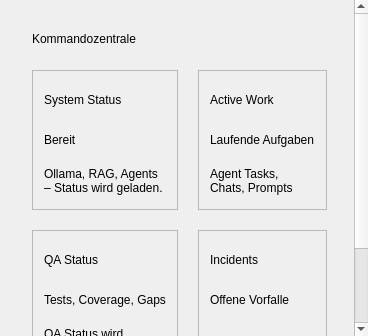
<?xml version="1.0" encoding="UTF-8"?>
<ui version="4.0">
 <class>DashboardScreen</class>
 <widget class="QWidget" name="DashboardScreen">
  <layout class="QVBoxLayout" name="mainLayout">
   <property name="leftMargin">
    <number>0</number>
   </property>
   <property name="topMargin">
    <number>0</number>
   </property>
   <property name="rightMargin">
    <number>0</number>
   </property>
   <property name="bottomMargin">
    <number>0</number>
   </property>
   <item>
    <widget class="QScrollArea" name="scrollArea">
     <property name="widgetResizable">
      <bool>true</bool>
     </property>
     <property name="frameShape">
      <enum>QFrame::Shape::NoFrame</enum>
     </property>
     <property name="horizontalScrollBarPolicy">
      <enum>Qt::ScrollBarPolicy::ScrollBarAlwaysOff</enum>
     </property>
     <widget class="QWidget" name="scrollContent">
      <property name="geometry">
       <rect>
        <x>0</x>
        <y>0</y>
        <width>100</width>
        <height>100</height>
       </rect>
      </property>
      <layout class="QVBoxLayout" name="contentLayout">
       <property name="leftMargin">
        <number>32</number>
       </property>
       <property name="topMargin">
        <number>32</number>
       </property>
       <property name="rightMargin">
        <number>32</number>
       </property>
       <property name="bottomMargin">
        <number>32</number>
       </property>
       <property name="spacing">
        <number>24</number>
       </property>
       <item>
        <widget class="QLabel" name="titleLabel">
         <property name="text">
          <string>Kommandozentrale</string>
         </property>
         <property name="objectName">
          <string>primaryTitle</string>
         </property>
        </widget>
       </item>
       <item>
        <layout class="QGridLayout" name="gridLayout">
         <property name="spacing">
          <number>20</number>
         </property>
         <item row="0" column="0">
          <widget class="QFrame" name="systemStatusPanel">
           <property name="minimumSize">
            <size>
             <width>0</width>
             <height>140</height>
            </size>
           </property>
           <property name="frameShape">
            <enum>QFrame::Shape::StyledPanel</enum>
           </property>
           <layout class="QVBoxLayout" name="systemStatusLayout">
            <item>
             <widget class="QLabel" name="systemStatusTitle">
              <property name="text">
               <string>System Status</string>
              </property>
             </widget>
            </item>
            <item>
             <widget class="QLabel" name="systemStatusValue">
              <property name="text">
               <string>Bereit</string>
              </property>
             </widget>
            </item>
            <item>
             <widget class="QLabel" name="systemStatusDetail">
              <property name="text">
               <string>Ollama, RAG, Agents – Status wird geladen.</string>
              </property>
              <property name="wordWrap">
               <bool>true</bool>
              </property>
             </widget>
            </item>
           </layout>
          </widget>
         </item>
         <item row="0" column="1">
          <widget class="QFrame" name="activeWorkPanel">
           <property name="minimumSize">
            <size>
             <width>0</width>
             <height>140</height>
            </size>
           </property>
           <property name="frameShape">
            <enum>QFrame::Shape::StyledPanel</enum>
           </property>
           <layout class="QVBoxLayout" name="activeWorkLayout">
            <item>
             <widget class="QLabel" name="activeWorkTitle">
              <property name="text">
               <string>Active Work</string>
              </property>
             </widget>
            </item>
            <item>
             <widget class="QLabel" name="activeWorkValue">
              <property name="text">
               <string>Laufende Aufgaben</string>
              </property>
             </widget>
            </item>
            <item>
             <widget class="QLabel" name="activeWorkDetail">
              <property name="text">
               <string>Agent Tasks, Chats, Prompts</string>
              </property>
              <property name="wordWrap">
               <bool>true</bool>
              </property>
             </widget>
            </item>
           </layout>
          </widget>
         </item>
         <item row="1" column="0">
          <widget class="QFrame" name="qaStatusPanel">
           <property name="minimumSize">
            <size>
             <width>0</width>
             <height>140</height>
            </size>
           </property>
           <property name="frameShape">
            <enum>QFrame::Shape::StyledPanel</enum>
           </property>
           <layout class="QVBoxLayout" name="qaStatusLayout">
            <item>
             <widget class="QLabel" name="qaStatusTitle">
              <property name="text">
               <string>QA Status</string>
              </property>
             </widget>
            </item>
            <item>
             <widget class="QLabel" name="qaStatusValue">
              <property name="text">
               <string>Tests, Coverage, Gaps</string>
              </property>
             </widget>
            </item>
            <item>
             <widget class="QLabel" name="qaStatusDetail">
              <property name="text">
               <string>QA Status wird geladen.</string>
              </property>
              <property name="wordWrap">
               <bool>true</bool>
              </property>
             </widget>
            </item>
           </layout>
          </widget>
         </item>
         <item row="1" column="1">
          <widget class="QFrame" name="incidentsPanel">
           <property name="minimumSize">
            <size>
             <width>0</width>
             <height>140</height>
            </size>
           </property>
           <property name="frameShape">
            <enum>QFrame::Shape::StyledPanel</enum>
           </property>
           <layout class="QVBoxLayout" name="incidentsLayout">
            <item>
             <widget class="QLabel" name="incidentsTitle">
              <property name="text">
               <string>Incidents</string>
              </property>
             </widget>
            </item>
            <item>
             <widget class="QLabel" name="incidentsValue">
              <property name="text">
               <string>Offene Vorfalle</string>
              </property>
             </widget>
            </item>
            <item>
             <widget class="QLabel" name="incidentsDetail">
              <property name="text">
               <string>Incident Tracking</string>
              </property>
              <property name="wordWrap">
               <bool>true</bool>
              </property>
             </widget>
            </item>
           </layout>
          </widget>
         </item>
        </layout>
       </item>
       <item>
        <spacer name="verticalSpacer">
         <property name="orientation">
          <enum>Qt::Orientation::Vertical</enum>
         </property>
         <property name="sizeHint" stdset="0">
          <size>
           <width>20</width>
           <height>40</height>
          </size>
         </property>
        </spacer>
       </item>
      </layout>
     </widget>
    </widget>
   </item>
  </layout>
 </widget>
 <layoutdefault spacing="6" margin="11"/>
 <resources/>
 <connections/>
</ui>
